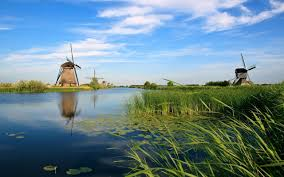
#> input picture L6/image_SVD/test.jpg, 284 x 177 px
$ jupyter execute 'svd压缩图片.ipynb'   (shell and % lines are left out)
#> lines starting #> are read from the running program, lines starting #| are printed output that depends on the picture
[cell 1]
import numpy as np
import scipy.linalg as la
import matplotlib.pyplot as plt
import warnings
warnings.filterwarnings("ignore")
from  PIL import Image

[cell 2]
path ="test.jpg"
images_array = Image.open(path,mode ="r" )
#> images_array is the input picture: PIL image 284x177 RGB; mean R, G, B 107.2, 135.3, 145.6
array_l  = images_array.convert("L")  # 转化成灰度图
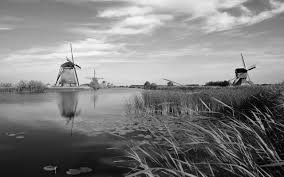
#> array_l: PIL image 284x177 L; min 0, max 252, mean 128.1
print ( array_l.size)
#| (284, 177)
plt.imshow(array_l)

[cell 3]
images = np.array(array_l )
print (images.shape)
#| (177, 284)
print (images)
#> (printed output is left out)

[cell 4]
def get_image_feature(s, k):
    s_temp = np.zeros(s.shape[0])
    s_temp[0:k] = s[0:k]
    s = s_temp * np.identity(s.shape[0])
    # 用新的s_temp，以及p,q重构A
    temp = np.dot(p,s)
    temp = np.dot(temp,q)
    return temp

[cell 5]
# svd 提取特征
p ,s ,q = la.svd( images ,full_matrices=  False)
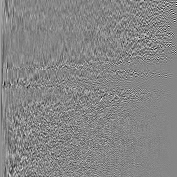
#> p: shape (177, 177) float32; min -0.487, max 0.44, mean 0.000454; drawn with min black and max white
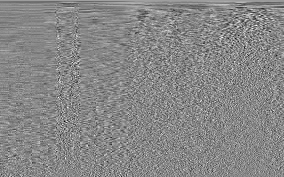
#> q: shape (177, 284) float32; min -0.358, max 0.315, mean 0.000304; drawn with min black and max white
#> s = 177 values, max 31415.9 at index 0, min 2.63 at index 176, mean 459.1

[cell 6]
n = len(s)
#> n = 177
k1 = n //100
#> k1 = 1
k2 = n //10
#> k2 = 17
k3  = n//2
#> k3 = 88
temp1  = get_image_feature(s, k1)
#> in get_image_feature, `temp = np.dot(p,s)`:
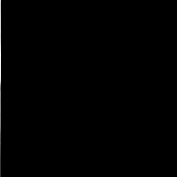
#> temp: shape (177, 177) float64; min 0, max 3470.1, mean 12.3; drawn with min black and max white
#> in get_image_feature, `temp = np.dot(temp,q)`:
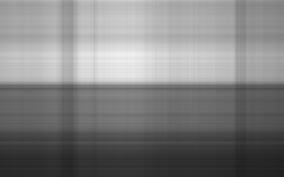
#> temp: shape (177, 284) float64; min 33.5, max 240.5, mean 128.2
temp2 = get_image_feature(s, k2)
#> call 2 of get_image_feature, with s = array of shape (177,), k = 17
#> in get_image_feature (call 2), `temp = np.dot(p,s)`:
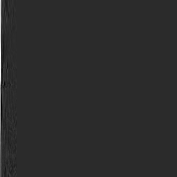
#> temp: shape (177, 177) float64; min -721.5, max 3470.1, mean 12.4; drawn with min black and max white
#> in get_image_feature (call 2), `temp = np.dot(temp,q)`:
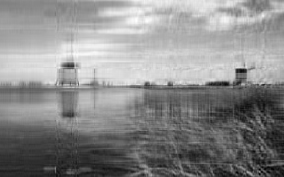
#> temp: shape (177, 284) float64; min -21.83, max 254.2, mean 128.1; drawn with min black and max white
temp3 = get_image_feature(s, k3)

[cell 7]
fig =  plt.figure( figsize= (12,9))
plt.rcParams['font.sans-serif'] = ['SimHei']
plt.rcParams['axes.unicode_minus'] = False
plt.subplot(1,3,1)
plt.title("1% 特征")
plt.imshow(temp1)
plt.subplot(1,3,2)
plt.title("10% 特征")
plt.imshow(temp2)
plt.subplot(1,3,3)
plt.title("50% 特征")
plt.imshow(temp3)
